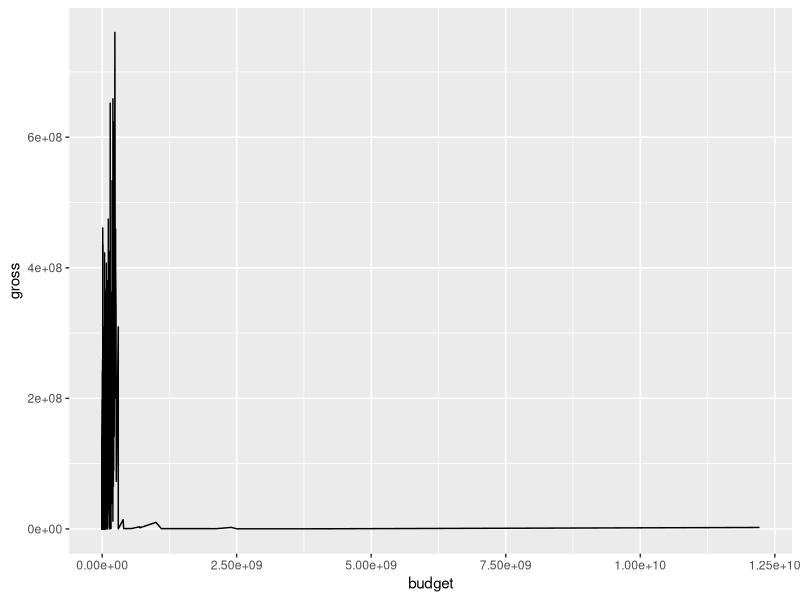
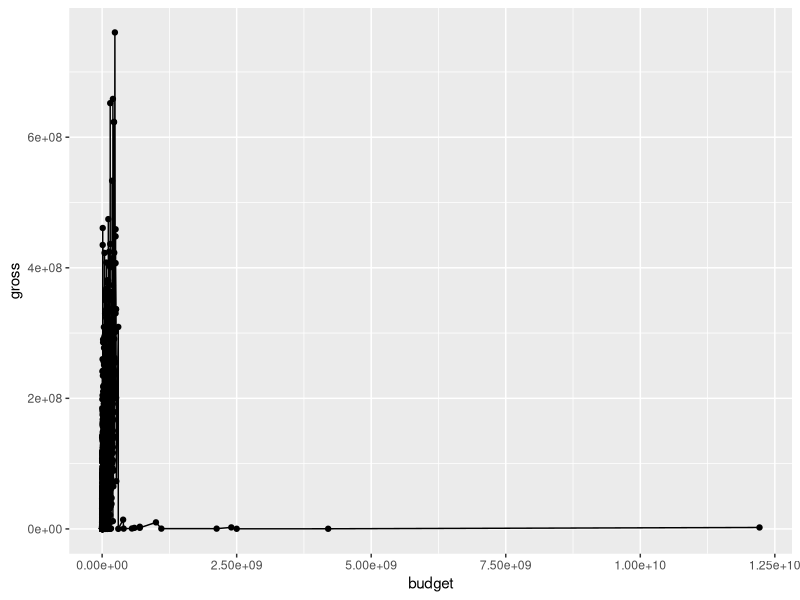
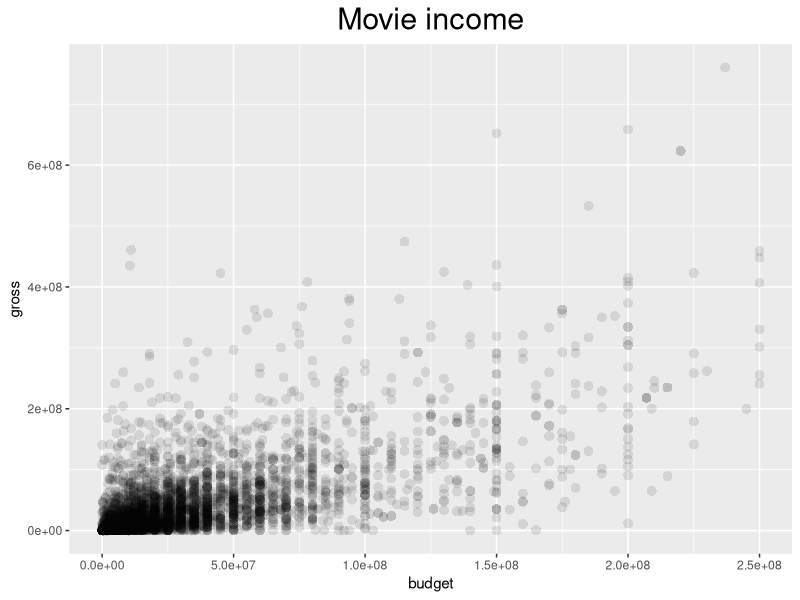
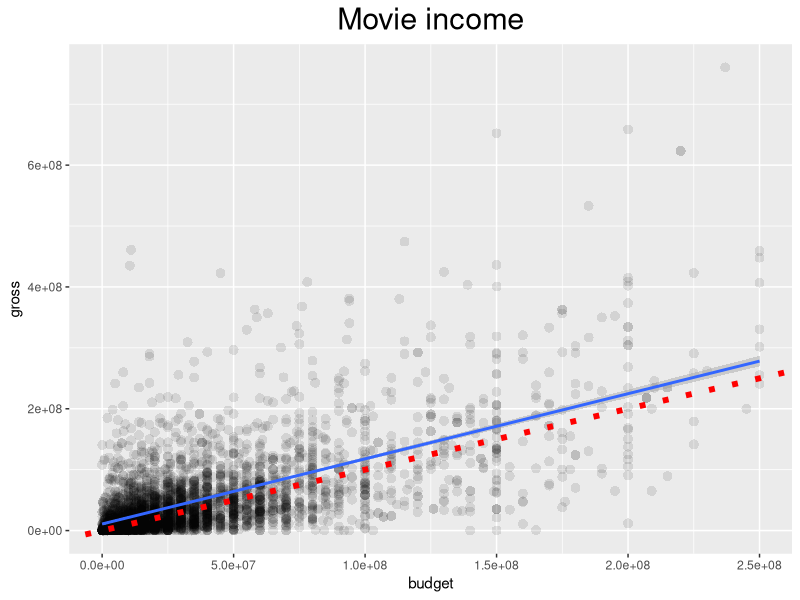
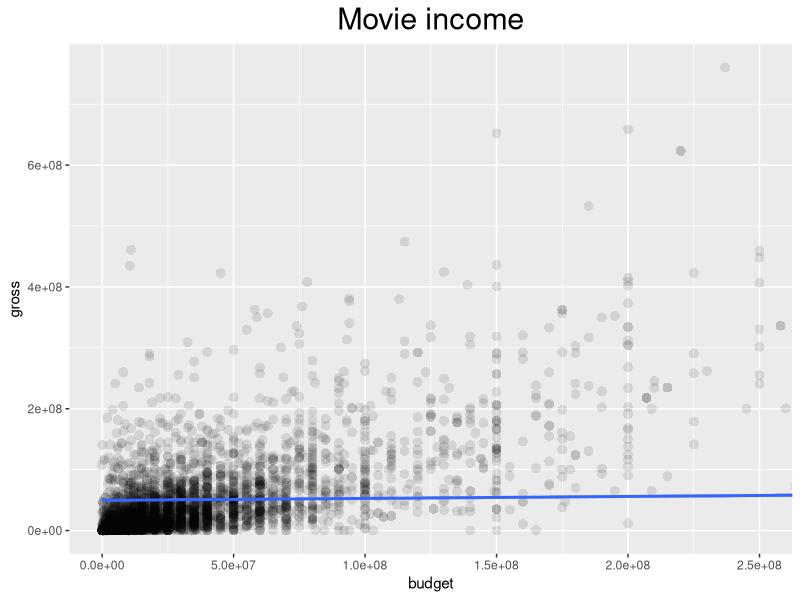
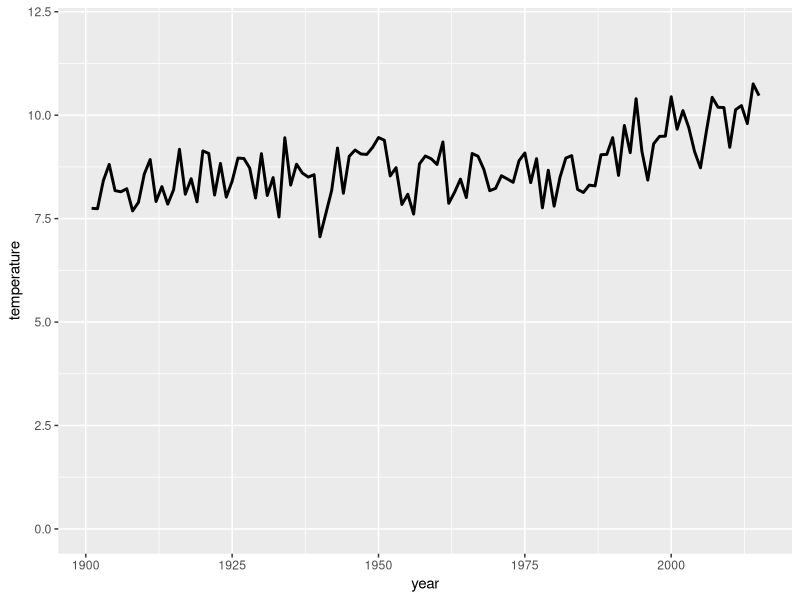
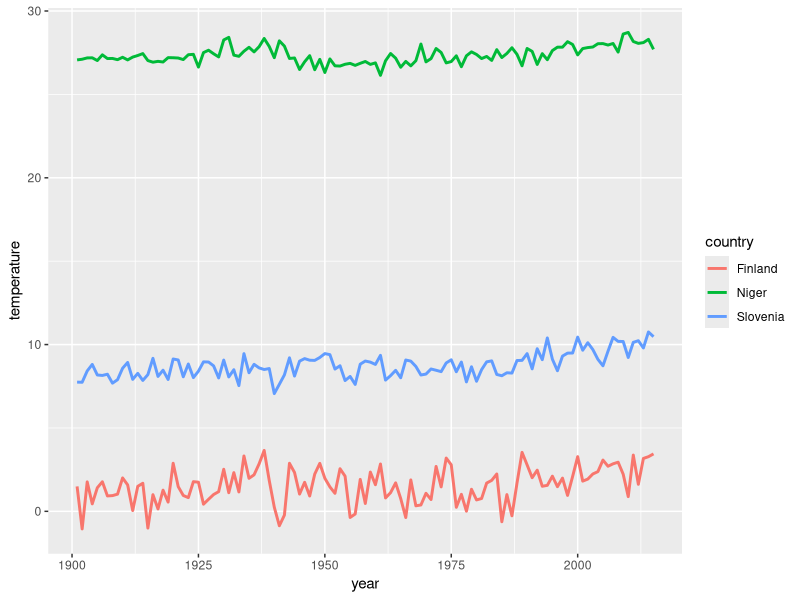
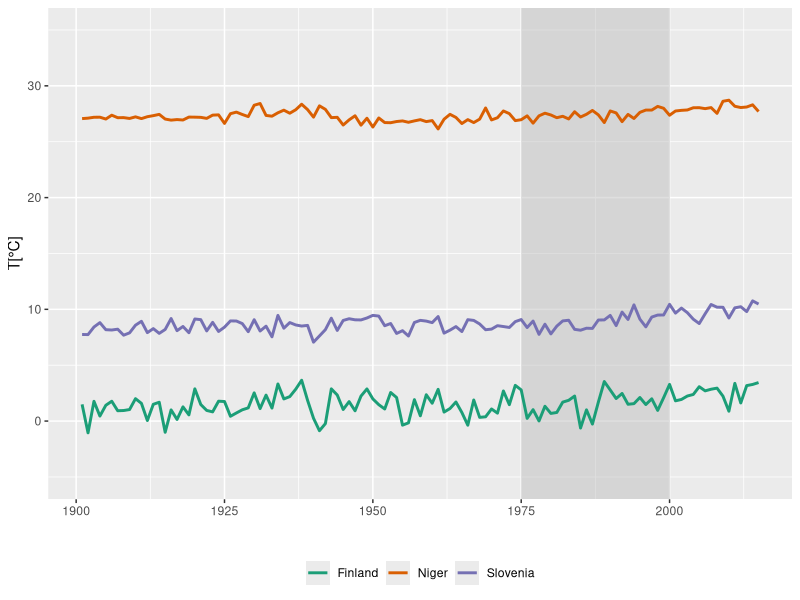

The R script that drew these images, in order:
## ---- chunk 1
# import required libraries
library(ggplot2)
library(dplyr)
## ---- chunk 2
  # load data
  df_movies <- read.csv("./data/movies.csv", na.strings="")
  movies <- as_tibble(df_movies)
## ---- chunk 3
  # plot
  ggplot(data=movies, aes(x=budget, y=gross)) +
    geom_line()
## ---- chunk 4
  # plot
  ggplot(data=movies, aes(x=budget, y=gross)) +
    geom_point() +
    geom_line()
## ---- chunk 5
  # plot
  ggplot(data=movies, aes(x=budget, y=gross)) +
    geom_point(alpha=0.1, size=3, shape=16) +
    xlim(0, 250000000) +
    ggtitle("Movie income") +
    theme(plot.title=element_text(hjust=0.5, size=22))
## ---- chunk 6
  # plot
  ggplot(data=movies, aes(x=budget, y=gross)) +
    geom_point(alpha=0.1, size=3, shape=16) +
    geom_smooth(method="lm") +
    geom_abline(size=2, color="red", linetype="dotted") +
    xlim(0, 250000000) +
    ggtitle("Movie income") +
    theme(plot.title=element_text(hjust=0.5, size=22))
## ---- chunk 7
  # plot
  ggplot(data=movies, aes(x=budget, y=gross)) +
    geom_point(alpha=0.1, size=3, shape=16) +
    geom_smooth(method="lm") +
    coord_cartesian(xlim=c(0, 250000000)) +
    ggtitle("Movie income") +
    theme(plot.title=element_text(hjust=0.5, size=22))
## ---- chunk 8
  # load data
  df_temperature <- read.csv("./data/temperature.csv", na.strings="", sep=";")
  temperature <- as_tibble(df_temperature)
  # get yearly averages for Slovenia
  average_t_si <- temperature %>%
    filter(country=="Slovenia") %>%
    group_by(year) %>%
    summarize(temperature=mean(temperature))
  # plot
  ggplot(data=average_t_si, aes(x=year, y=temperature)) +
    geom_line(size=1) +
    ylim(0, 12)
## ---- chunk 9
  # get yearly averages per country
  average_t <- temperature %>%
    group_by(year,country) %>%
    summarize(temperature=mean(temperature))
  # plot
  ggplot(data=average_t, aes(x=year, y=temperature, color=country)) +
    geom_line(size=1)
## ---- chunk 10
  # plot
  ggplot(data=average_t, aes(x=year, y=temperature, color=country)) +
    annotate("rect", xmin = 1975, xmax = 2000, ymin = -Inf, ymax = Inf, alpha = 0.50, fill = "grey75") +
    geom_line(size=1) +
    ylim(-5, 35) +
    scale_color_brewer(type="qual", palette=2) +
    xlab("") +
    ylab("T[°C]") +
    theme(legend.position="bottom", legend.title=element_blank())
## ---- chunk 11
  # plot
  ggplot(data=temperature, aes(x=year, y=temperature)) +
    geom_line(size=1) +
    facet_grid(country ~ month) +
    theme(panel.spacing = unit(1, "lines")) +
    scale_x_continuous(breaks=c(1900, 2000)) +
    ylim(-40, 40) +
    xlab("") +
    ylab("T[°C]")
## ---- chunk 12
  # load data
  df_salaries <- read.csv("./data/salaries.csv")
  salaries <- as_tibble(df_salaries)
  # plot
  ggplot(data=salaries, aes(x=average_salary)) +
    geom_bar() +
    ylab("count") +
    xlab("salary") +
    theme(axis.text.x=element_text(angle=45, hjust=1)) +
    ggtitle("Average developer salary in Slovenia") +
    theme(plot.title=element_text(hjust=0.5, size=22))
## ---- chunk 13
  # load data
  df_scores <- read.csv("./data/scores.csv", sep="\t")
  scores <- as_tibble(df_scores)
  # summary statistics
  scores_summary <- scores %>%
    group_by(sex) %>%
    summarise(mean = mean(score), 
              se = sd(score) / sqrt(length(score)))
  # plot
  ggplot(data=scores_summary, aes(x=sex, y=mean)) +
    geom_bar(stat="identity", width=0.5) +
    geom_errorbar(aes(ymin=mean-se, ymax=mean+se), width=0.1, size=1) +
    ylab("score")
## ---- chunk 14
  # plot
  ggplot(data=scores_summary, aes(x=sex, y=mean)) +
    geom_bar(stat="identity", width=0.5) +
    geom_errorbar(aes(ymin=mean-se, ymax=mean+se), width=0.1, size=1) +
    geom_point(data=scores, aes(x=sex, y=score), position=position_jitter(width=0.2), alpha=0.5, size=3, shape=16) +
    ylab("score") +
    ggtitle("Friends don't let friends make bar plots.") +
    theme(plot.title = element_text(hjust = 0.5, size=22))
## ---- chunk 15
  # plot
  ggplot(data=df_scores, aes(x=sex, y=score)) +
    geom_boxplot() +
    theme_minimal()
## ---- chunk 16
  # plot
  ggplot(data=df_scores, aes(x=score, fill=sex)) +
    geom_density(color=NA, alpha=0.6) +
    scale_fill_brewer(type = "qual", palette=2)
## ---- chunk 17
  # plot
  ggplot(data=df_scores, aes(x=score)) +
    geom_histogram(bins=20) +
    facet_grid(sex ~ .)
